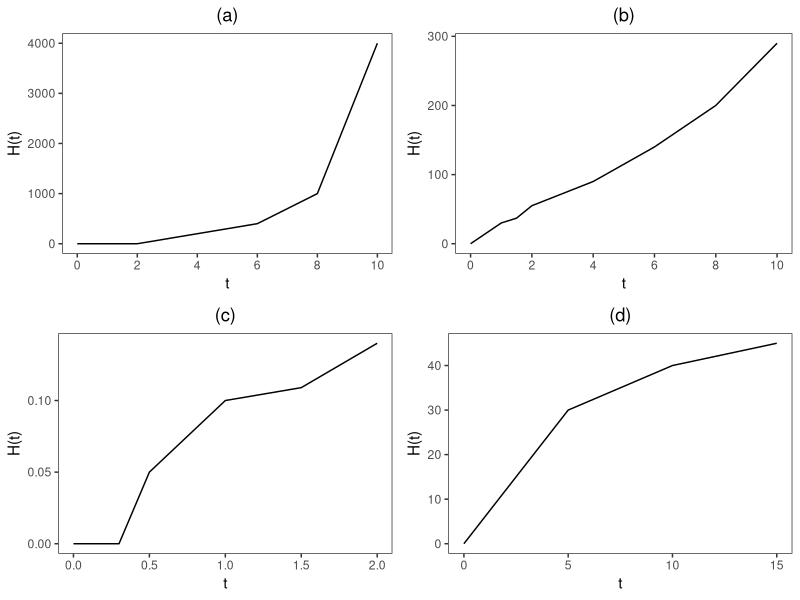
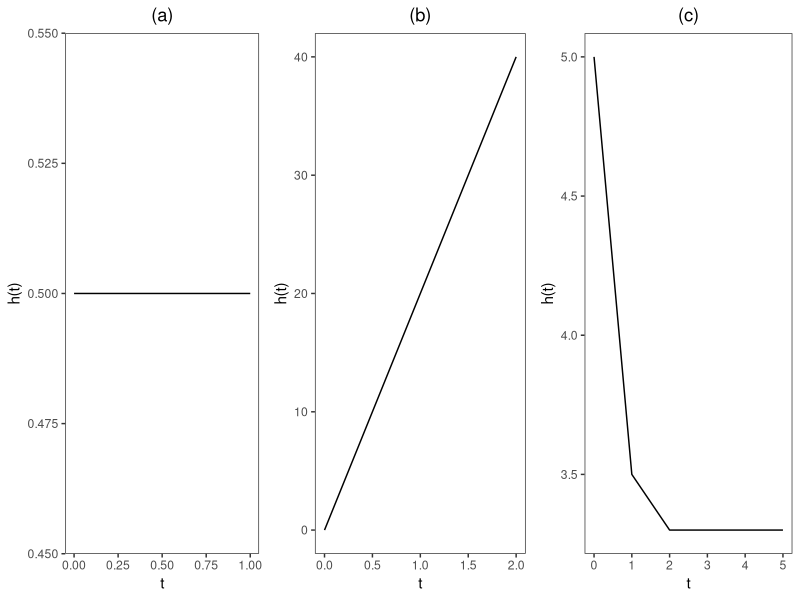
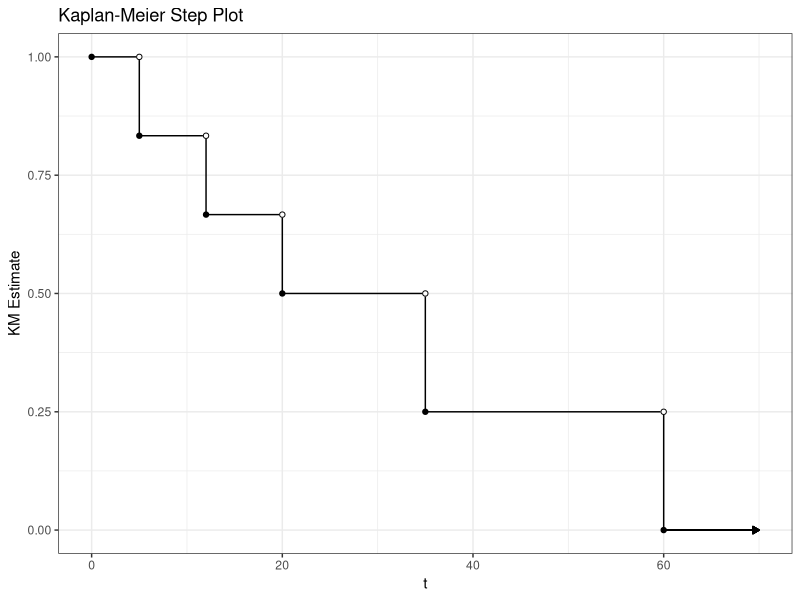

R code for these plots, in order:
## ---- chunk 1
#| include: false
#| message: false

library(tidyverse)
library(gridExtra)
## ---- chunk 2

cum_hazard_plot <- function(df, letter, force = F) {
  if(force) {
    ggplot(df) +
      geom_line(aes(x = t, y = cum_hazard)) +
      labs(
        title = letter,
        x = "t",
        y = "H(t)"
      ) +
      scale_x_continuous(breaks = seq(0, 10, 2)) +
      theme_bw() +
      theme(
        plot.title = element_text(hjust = 0.5),
        panel.grid = element_blank()
        )
  } else
    ggplot(df) +
      geom_line(aes(x = t, y = cum_hazard)) +
      labs(
        title = letter,
        x = "t",
        y = "H(t)"
      ) +
      theme_bw() +
      theme(
        plot.title = element_text(hjust = 0.5),
        panel.grid = element_blank()
        )
}

df_1 <- data.frame(
  t = c(0, 2, 4, 6, 8, 10),
  cum_hazard = c(0, 0, 200, 400, 1000, 4000)
  )

df_2 <- data.frame(
  t = c(0, 1, 1.5, 2, 4, 6, 8, 10),
  cum_hazard = c(0, 30, 37, 55, 90, 140, 200, 290)
  )

df_3 <- data.frame(
  t = c(0, 0.3, 0.5, 1, 1.5, 2),
  cum_hazard = c(0, 0, 0.05, 0.1, 0.109, 0.14)
  )

df_4 <- data.frame(
  t = c(0, 5, 10, 15),
  cum_hazard = c(0, 30, 40, 45)
  )

p_1 <- cum_hazard_plot(df_1, "(a)", T)
p_2 <- cum_hazard_plot(df_2, "(b)", T)
p_3 <- cum_hazard_plot(df_3, "(c)")
p_4 <- cum_hazard_plot(df_4, "(d)")

grid.arrange(p_1, p_2, p_3, p_4, ncol = 2, nrow = 2)
## ---- chunk 3
hazard_plot <- function(df, letter) {
  ggplot(df) +
    geom_line(aes(x = t, y = cum_hazard)) +
    labs(
      title = letter,
      x = "t",
      y = "h(t)"
    ) +
    theme_bw() +
    theme(
      plot.title = element_text(hjust = 0.5),
      panel.grid = element_blank()
      )
}

df_1 <- data.frame(
  t = c(0, 0.2, 0.4, 0.6, 0.8, 1.0),
  cum_hazard = c(0.5, 0.5, 0.5, 0.5, 0.5, 0.5)
  )

df_2 <- data.frame(
  t = c(0, 0.5, 1.0, 1.5, 2.0),
  cum_hazard = c(0, 10, 20, 30, 40)
  )

df_3 <- data.frame(
  t = c(0, 1, 2, 3, 4, 5),
  cum_hazard = c(5, 3.5, 3.3, 3.3, 3.3, 3.3)
  )

p_1 <- hazard_plot(df_1, "(a)")
p_2 <- hazard_plot(df_2, "(b)")
p_3 <- hazard_plot(df_3, "(c)")

grid.arrange(p_1, p_2, p_3, ncol = 3, nrow = 1)
## ---- chunk 4
    #| warning: false

    df <- data.frame(
      t = c(0, 5, 12, 20, 35, 60),
      km_est = c(1, 5/6, 2/3, 1/2, 1/4, 0)
      ) %>%
      mutate(lag_km_est = lag(km_est))
      

    ggplot(df) +
      geom_step(aes(x = t, y = km_est)) + 
      geom_point(aes(x = t, y = km_est)) +
      geom_point(aes(x = t, y = lag_km_est), color = "white") +
      geom_point(aes(x = t, y = lag_km_est), shape = 1) +
      geom_segment(
        aes(x = 60, xend = 70, y = 0, yend = 0), 
        arrow = arrow(type = "closed", length = unit(0.07, "inches"))
        ) +
      labs(title = "Kaplan-Meier Step Plot", x = "t", y = "KM Estimate") +
      theme_bw()
